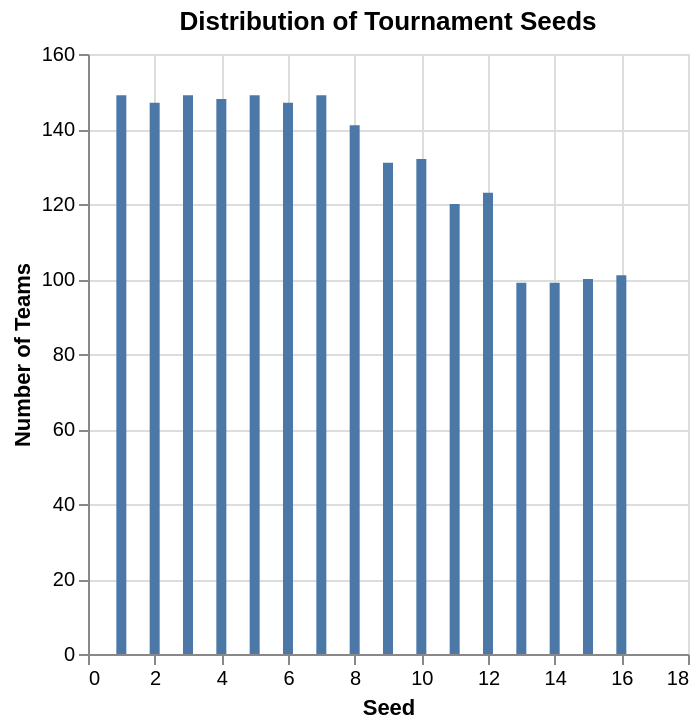

Here is the notebook cell this chart was saved with:
### Markdown cell above
## EDA

### Code cell
alt.Chart(marchmadness).mark_bar().encode(
    x = alt.X('seed').title('Seed'),
    y = alt.Y('count()').title('Number of Teams')
).properties(title='Distribution of Tournament Seeds')

### Figure 1 — Vega-Lite specification as saved in the notebook (floating-point values rounded to 4 significant figures; data arrays with more than 128 entries replaced by an {"elided": "..."} marker saying what was removed)
{"config": {"view": {"continuousWidth": 300, "continuousHeight": 300}}, "data": {"name": "data-c93e697b85bdd5ad9bddf57d1dadf1b3"}, "mark": {"type": "bar"}, "encoding": {"x": {"field": "seed", "title": "Seed", "type": "quantitative"}, "y": {"aggregate": "count", "title": "Number of Teams", "type": "quantitative"}}, "title": "Distribution of Tournament Seeds", "$schema": "https://vega.github.io/schema/vega-lite/v5.20.1.json", "datasets": {"data-c93e697b85bdd5ad9bddf57d1dadf1b3": {"elided": "2084 records"}}}
